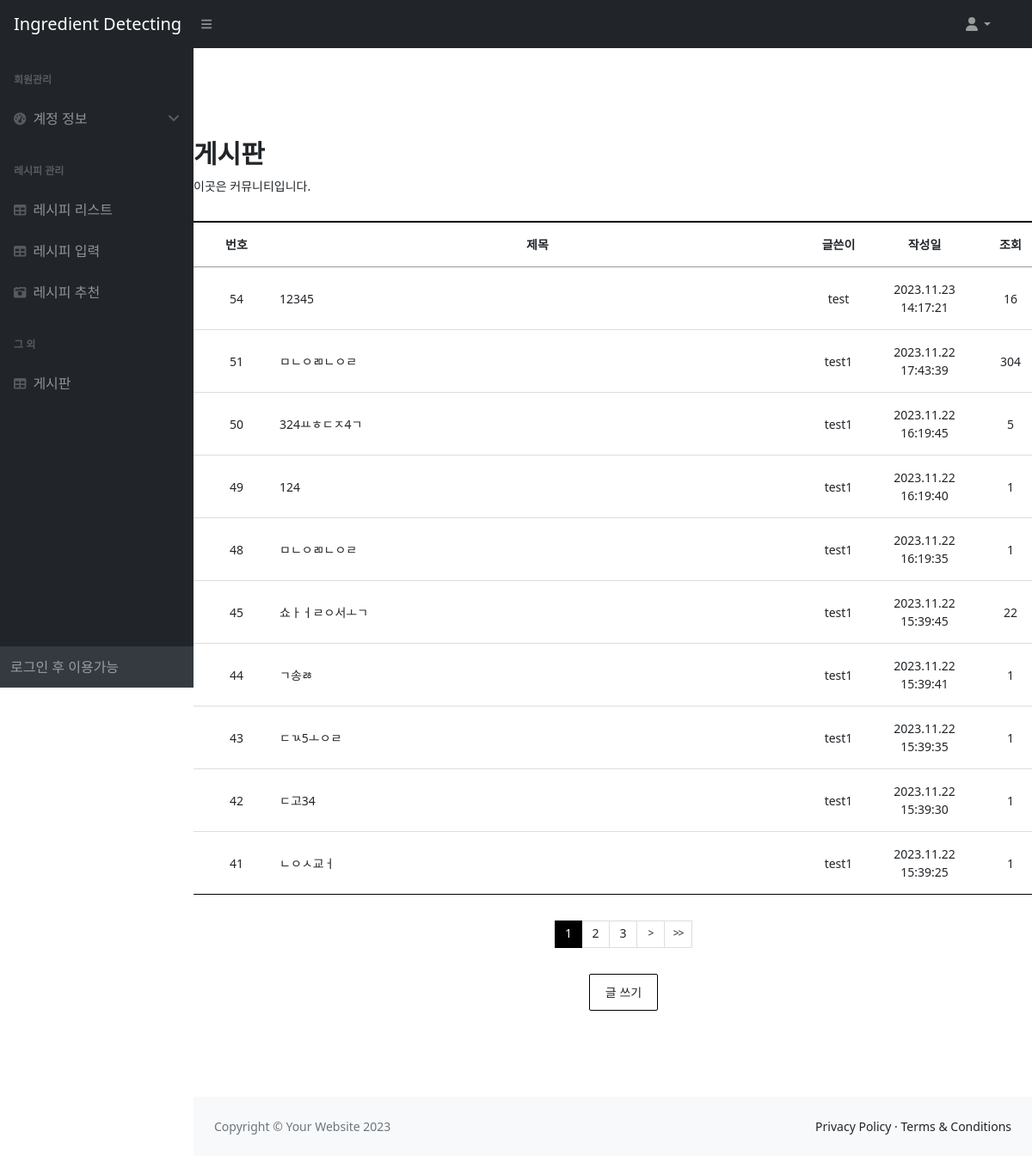
Before: /services/posts/ with the older database file.
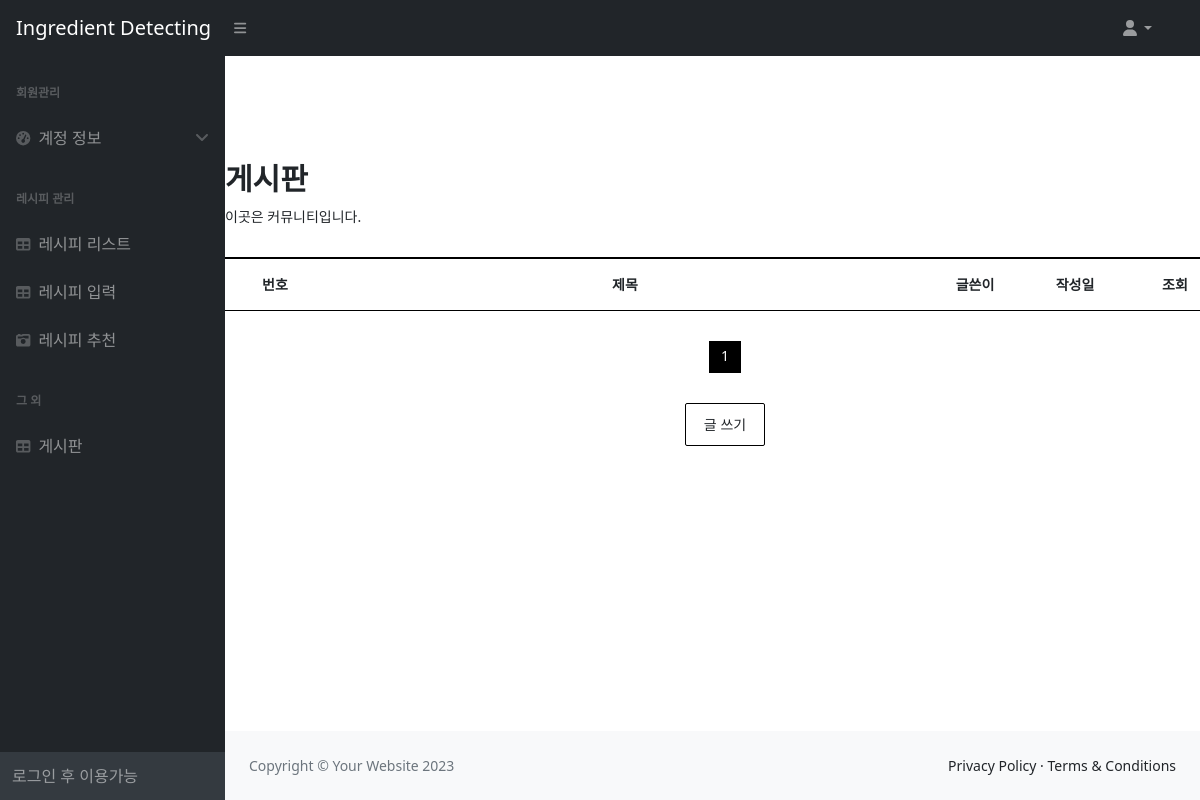
After: the same page with the newer database file.
### services/models.py (models this page shows, shortened)
class Post(models.Model):
    title = models.CharField(max_length=200)
    content = models.TextField()
    author = models.ForeignKey(User, on_delete=models.CASCADE)
    created_at = models.DateTimeField(auto_now_add=True)
    views = models.PositiveIntegerField(default=0)

### services/views.py (the view)
# urls.py: path('posts/', views.post_list, name='post_list'),
def post_list(request):
    all_posts = Post.objects.order_by('-created_at')
    paginator = Paginator(all_posts, 10)  # 페이지당 10개의 포스트를 보여줌
    page_number = request.GET.get('page')
    page_obj = paginator.get_page(page_number)
    for post in page_obj:
        post.views = post.views  # 조회수 필드 가져오기
        post.save()  # 변경사항 저장
    return render(request, 'services/post_list.html', {'page_obj': page_obj})

### services/templates/services/post_list.html (shortened to what this page needs)
{% extends 'base.html' %}
{% load static %}
{% block content %}
    <link href="{% static 'css/post_list_style.css' %}" rel="stylesheet"/>
    <div class="board_wrap">
        <div class="board_title">
            <strong>게시판</strong>
            <p>이곳은 커뮤니티입니다.</p>
        </div>
        <div class="board_list_wrap">
            <div class="board_list">
                <div class="top">
                    <div class="num">번호</div>
                    <div class="title">제목</div>
                    <div class="writer">글쓴이</div>
                    <div class="date">작성일</div>
                    <div class="count">조회</div>
                </div>
                {% for post in page_obj %}
                <div>
                    <div class="num">{{ post.id }}</div>
                    <div class="title">
                        <li><a href="{% url 'post_detail' post.pk %}">{{ post.title }}</a></li>
                    </div>
                    <div class="writer">{{ post.author.username }}</div>
                    <div class="date">
                        {{ post.created_at|date:"Y.m.d H:i:s" }}
                    </div>
                    <div class="count">{{ post.views }}</div>
                </div>
                {% endfor %}
            </div>
            <div class="board_page">
                {% for num in page_obj.paginator.page_range %}
                    {% if page_obj.number == num %}
                        <a href="?page={{ num }}" class="num on">{{ num }}</a>
                    {% else %}
                        <a href="?page={{ num }}" class="num">{{ num }}</a>
                    {% endif %}
                {% endfor %}
                {% if page_obj.has_next %}
                    <a href="?page={{ page_obj.next_page_number }}" class="bt next">></a>
                    <a href="?page={{ page_obj.paginator.num_pages }}" class="bt last">>></a>
                {% endif %}
            </div>
            {% if not user.is_authenticated %}
                <div class="bt_wrap2">
                    <a href="#" id="post-create">글 쓰기</a>
                </div>
            {% else %}
                <div class="bt_wrap2">
                    <a href="{% url 'post_create' %}">글 쓰기</a>
                </div>
            {% endif %}
        </div>
    </div>
{% endblock %}

### templates/base.html (shortened to what this page needs)
<!DOCTYPE html>
{%load static %}
<html lang="ko">
<head>
    <link href="https://cdn.jsdelivr.net/npm/simple-datatables@7.1.2/dist/style.min.css" rel="stylesheet"/>
    <link href="{% static 'css/styles.css' %}" rel="stylesheet"/>
    <link href="{% static 'css/custom.css' %}" rel="stylesheet"/>
</head>
<body class="sb-nav-fixed">
<header>
    <nav class="sb-topnav navbar navbar-expand navbar-dark bg-dark">
        <a class="navbar-brand ps-3" href="{% url 'index' %}">Ingredient Detecting</a>
        <button class="btn btn-link btn-sm order-1 order-lg-0 me-4 me-lg-0" id="sidebarToggle" href="#!"><i
                class="fas fa-bars"></i></button>
        <form class="d-none d-md-inline-block form-inline ms-auto me-0 me-md-3 my-2 my-md-0">
            <ul class="navbar-nav ms-auto ms-md-0 me-3 me-lg-4">
                <li class="nav-item dropdown">
                    <a class="nav-link dropdown-toggle" id="navbarDropdown" href="#" role="button"
                       data-bs-toggle="dropdown"
                       aria-expanded="false"><i class="fas fa-user fa-fw"></i></a>
                </li>
            </ul>
        </form>
    </nav>
</header>
<div id="layoutSidenav">
    <div id="layoutSidenav_nav">
        <nav class="sb-sidenav accordion sb-sidenav-dark" id="sidenavAccordion">
            <div class="sb-sidenav-menu">
                <div class="nav">
                    <div class="sb-sidenav-menu-heading">회원관리</div>
                    <a class="nav-link" data-bs-toggle="collapse" data-bs-target="#collapsePages" aria-expanded="false"
                       aria-controls="collapsePages">
                        <div class="sb-nav-link-icon"><i class="fas fa-tachometer-alt"></i></div>
                        계정 정보
                        <div class="sb-sidenav-collapse-arrow"><i class="fas fa-angle-down"></i></div>
                    </a>
                    <div class="sb-sidenav-menu-heading"> 레시피 관리</div>
                    <a class="nav-link collapsed" href="{% url 'recipe_list' %}">
                        <div class="sb-nav-link-icon"><i class="fas fa-table"></i></div>
                        레시피 리스트
                    </a>
                    <a class="nav-link collapsed" href="{% url 'recipe_list' %}">
                        <div class="sb-nav-link-icon"><i class="fas fa-table"></i></div>
                        레시피 입력
                    </a>
                    <a class="nav-link" href="{% url 'M_index' %}">
                        <div class="sb-nav-link-icon"><i class="fa fa-camera-retro"></i></div>
                        레시피 추천
                    </a>
                    <div class="sb-sidenav-menu-heading">그 외</div>
                    <a class="nav-link" href="{% url 'post_list' %}">
                        <div class="sb-nav-link-icon"><i class="fas fa-table"></i></div>
                        게시판
                    </a>
                </div>
            </div>
            <div class="sb-sidenav-footer">
                {% if user.is_authenticated %}
                환영합니다, {{ user.username }}님! <br>로그인 되었습니다.
                {% else %}
                로그인 후 이용가능
                {% endif %}
            </div>
        </nav>
    </div>
    <div id="layoutSidenav_content">
        <main>
            {%block content%}
            {%endblock content%}
        </main>
        <footer class="py-4 bg-light mt-auto">
            <div class="container-fluid px-4">
                <div class="d-flex align-items-center justify-content-between small">
                    <div class="text-muted">Copyright &copy; Your Website 2023</div>
                    <div>
                        <a href="#">Privacy Policy</a>
                        &middot;
                        <a href="#">Terms &amp; Conditions</a>
                    </div>
                </div>
            </div>
        </footer>
    </div>
</div>
</body>
</html>

### static/css/post_list_style.css (style rules this page uses)
* { margin: 0; padding: 0; }
ul,li { list-style: none; }
a { text-decoration: none; color: inherit; }
.board_wrap { width: 1000px; margin: 100px auto; }
.board_title { margin-bottom: 30px; }
.board_title strong { font-size: 30px; }
.board_title p { margin-top: 5px; font-size: 14px; }
.bt_wrap2 { margin-top: 30px; text-align: center; font-size: 0px; }
.bt_wrap2 a { display: inline-block; min-width: 80px; margin-left: 10px; padding: 10px; border: 1px solid #000; border-radius: 2px; font-size: 14px; transition: background-color 0.3s ease, color 0.3s ease; }
.bt_wrap2 a:first-child { margin-left: 0; }
.board_list { width: 100%; border-top: 2px solid #000; }
.board_list > div { border-bottom: 1px solid #ddd; font-size: 0; }
.board_list > div.top { border-bottom: 1px solid #999; }
.board_list > div:last-child { border-bottom: 1px solid #000; }
.board_list > div > div { display: inline-block; padding: 15px 0; text-align: center; font-size: 14px; }
.board_list > div.top > div { font-weight: 600; }
.board_list .num { width: 10%; vertical-align: middle; }
.board_list .title { width: 60%; text-align: left; vertical-align: middle; }
.board_list .top .title { text-align: center; }
.board_list .writer { width: 10%; vertical-align: middle; }
.board_list .date { width: 10%; vertical-align: middle; }
.board_list .count { width: 10%; vertical-align: middle; }
.board_page { margin-top: 30px; text-align: center; font-size: 0; }
.board_page a { display: inline-block; width: 32px; height: 32px; box-sizing: border-box; vertical-align: middle; border: 1px solid #ddd; border-left: 0; line-height: 100%; }
.board_page a.num { padding-top: 6.5px; font-size: 14px; }
.board_page a.num.on { border-color: #000; background: #000; color: #fff; }
.board_page a:first-child { border-left: 1px solid #ddd; }

Changed rows visible on the page:
removed Post: id "54", title "12345", author.username "test", created_at "2023.11.23 14:17:21", views "16"
removed Post: id "51", title "ㅁㄴㅇㄻㄴㅇㄹ", author.username "test1", created_at "2023.11.22 17:43:39", views "304"
removed Post: id "50", title "324ㅛㅎㄷㅈ4ㄱ", author.username "test1", created_at "2023.11.22 16:19:45", views "5"
removed Post: id "49", title "124", author.username "test1", created_at "2023.11.22 16:19:40", views "1"
removed Post: id "48", title "ㅁㄴㅇㄻㄴㅇㄹ", author.username "test1", created_at "2023.11.22 16:19:35", views "1"
removed Post: id "45", title "쇼ㅏㅓㄹㅇ서ㅗㄱ", author.username "test1", created_at "2023.11.22 15:39:45", views "22"
removed Post: id "44", title "ㄱ송ㅀ", author.username "test1", created_at "2023.11.22 15:39:41", views "1"
removed Post: id "43", title "ㄷㄳ5ㅗㅇㄹ", author.username "test1", created_at "2023.11.22 15:39:35", views "1"
removed Post: id "42", title "ㄷ고34", author.username "test1", created_at "2023.11.22 15:39:30", views "1"
removed Post: id "41", title "ㄴㅇㅅ교ㅓ", author.username "test1", created_at "2023.11.22 15:39:25", views "1"
Other visible differences:
list line gone: "2"
list line gone: "3"
